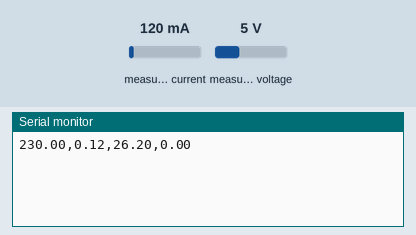
The sketch below on a simulated ESP32. Shown: the last lines printed to the serial monitor. Inputs (shaded band) come from the test bench; at power-on: measured current 120 mA, measured voltage 5 V.

Above: at 1.2 s.
1.3 s: measured current set to 40 mA
At 2.5 s:
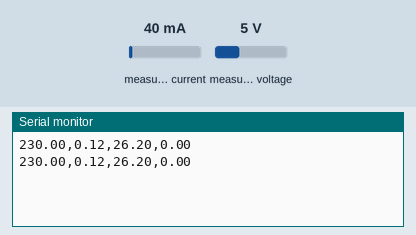
2.8 s: measured voltage set to 0.3 V
At 4.0 s:
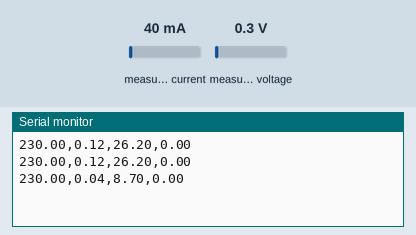
4.3 s: measured current set to 500 mA
At 5.1 s:
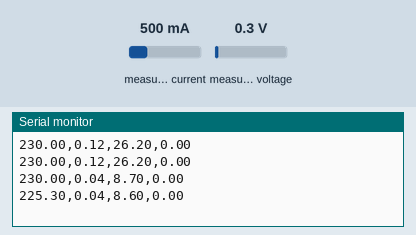
Timing chart, 0 to 7.3 s (numbered marks = the images above; inputs shaded):
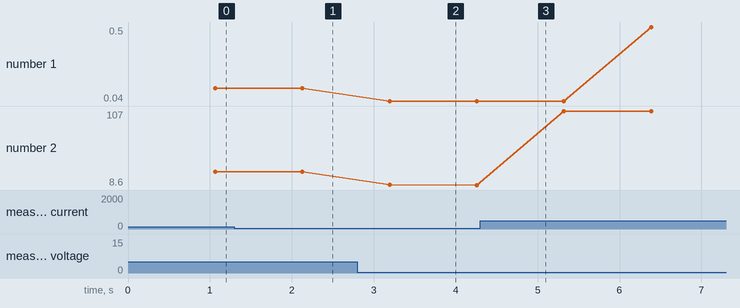

The sketch:

BEProjectCode.ino
```cpp
#include <PZEM004Tv30.h>
PZEM004Tv30 pzem1(14, 12); // GPIO14(D5) to Tx PZEM004; GPIO12(D6) to Rx PZEM004
float VOLTAGE, CURRENT, POWER, energy1, Freq, pf1, va1, VAR1;

void setup()
{
  Serial.begin(115200);
  //Serial.println("Voltage (V),Current (A),Power (W),Frequency (Hz),Cosine Phi (PF),Energy (kWh),Apparent Power (VA),Reactive Power (VAR)");
}

void loop()
{
  VOLTAGE = pzem1.voltage();
  VOLTAGE = zeroIfNan(VOLTAGE);
  CURRENT = pzem1.current();
  CURRENT = zeroIfNan(CURRENT);
  POWER = pzem1.power();
  POWER = zeroIfNan(POWER);
  energy1 = pzem1.energy() / 1000; // kWh
  energy1 = zeroIfNan(energy1);
  Freq = pzem1.frequency();
  Freq = zeroIfNan(Freq);
  pf1 = pzem1.pf();
  pf1 = zeroIfNan(pf1);

  if (pf1 == 0)
    va1 = 0;
  else
    va1 = POWER / pf1;

  if (pf1 == 0)
    VAR1 = 0;
  else
    VAR1 = POWER / pf1 * sqrt(1 - sq(pf1));

  // Delay before next reading
  delay(1000);

  // Output data in CSV format to the serial port
  Serial.printf("%.2f,%.2f,%.2f,%.2f\n",
                VOLTAGE, CURRENT, POWER, energy1);
}

float zeroIfNan(float v)
{
  if (isnan(v))
    v = 0;
  return v;
}
```

Measured:
- plotted number 1: 0.04 → 0.5 after the input at 4.3 s
- plotted number 2: 26.2 → 8.6 after the input at 2.8 s, 8.6 → 107 after the input at 4.3 s
